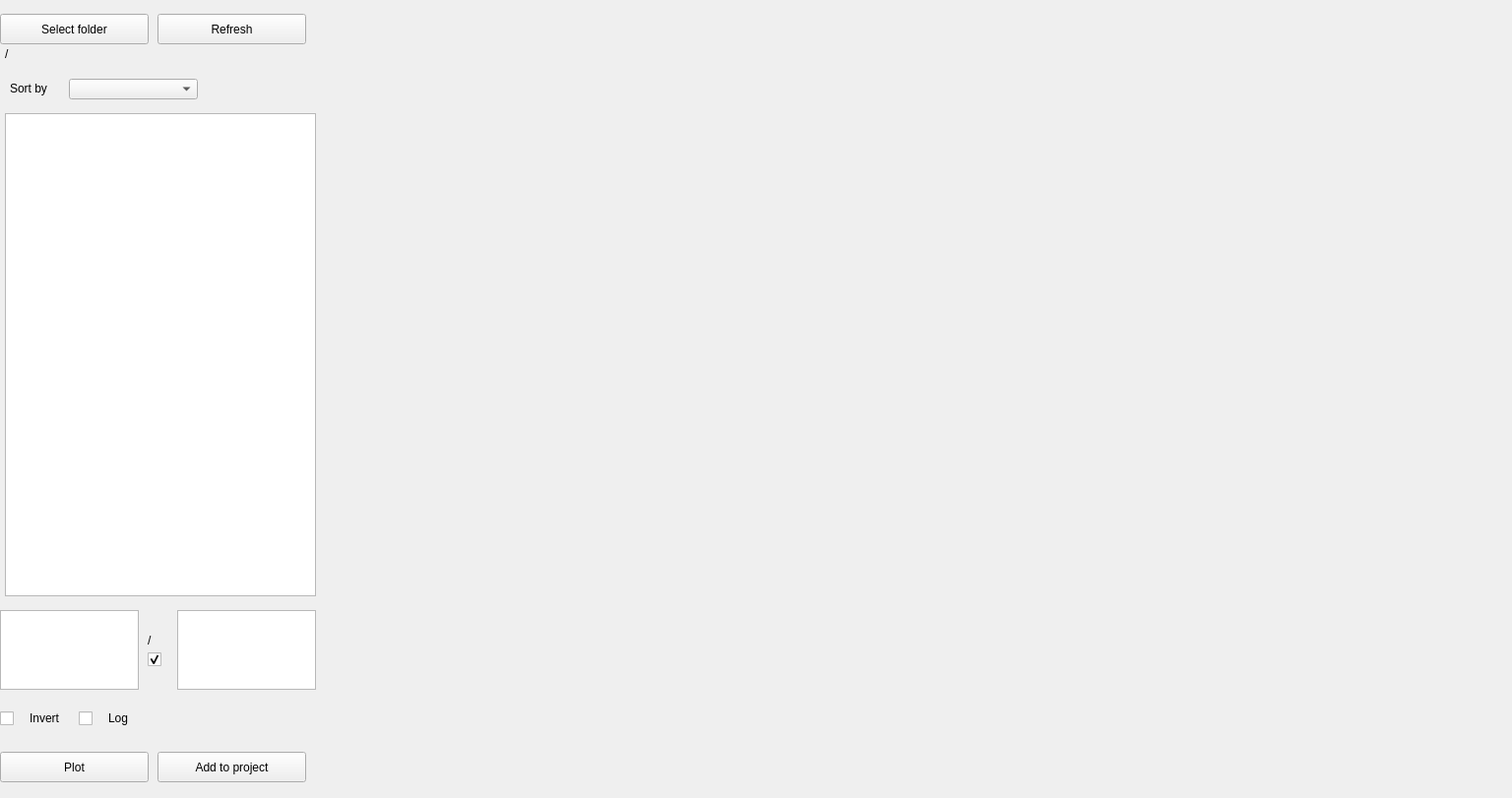
<?xml version="1.0" encoding="UTF-8"?>
<ui version="4.0">
 <class>Xview</class>
 <widget class="QMainWindow" name="Xview">
  <property name="geometry">
   <rect>
    <x>0</x>
    <y>0</y>
    <width>1536</width>
    <height>811</height>
   </rect>
  </property>
  <property name="windowTitle">
   <string>Xview</string>
  </property>
  <widget class="QWidget" name="centralwidget">
   <widget class="QWidget" name="verticalLayoutWidget">
    <property name="geometry">
     <rect>
      <x>330</x>
      <y>10</y>
      <width>1191</width>
      <height>781</height>
     </rect>
    </property>
    <layout class="QVBoxLayout" name="layout_plot_data"/>
   </widget>
   <widget class="QListWidget" name="list_data">
    <property name="geometry">
     <rect>
      <x>5</x>
      <y>115</y>
      <width>316</width>
      <height>491</height>
     </rect>
    </property>
   </widget>
   <widget class="QLabel" name="label3">
    <property name="geometry">
     <rect>
      <x>10</x>
      <y>80</y>
      <width>61</width>
      <height>20</height>
     </rect>
    </property>
    <property name="text">
     <string>Sort by</string>
    </property>
   </widget>
   <widget class="QLabel" name="label_working_folder">
    <property name="geometry">
     <rect>
      <x>5</x>
      <y>45</y>
      <width>311</width>
      <height>20</height>
     </rect>
    </property>
    <property name="text">
     <string>/</string>
    </property>
   </widget>
   <widget class="QComboBox" name="comboBox_sort_files_by">
    <property name="geometry">
     <rect>
      <x>70</x>
      <y>80</y>
      <width>131</width>
      <height>21</height>
     </rect>
    </property>
   </widget>
   <widget class="QPushButton" name="push_add_to_project">
    <property name="geometry">
     <rect>
      <x>160</x>
      <y>764</y>
      <width>151</width>
      <height>31</height>
     </rect>
    </property>
    <property name="text">
     <string>Add to project</string>
    </property>
   </widget>
   <widget class="QCheckBox" name="checkBox_inv_bin">
    <property name="geometry">
     <rect>
      <x>0</x>
      <y>720</y>
      <width>31</width>
      <height>21</height>
     </rect>
    </property>
    <property name="font">
     <font>
      <pointsize>22</pointsize>
     </font>
    </property>
    <property name="text">
     <string/>
    </property>
   </widget>
   <widget class="QCheckBox" name="checkBox_ratio">
    <property name="geometry">
     <rect>
      <x>150</x>
      <y>660</y>
      <width>31</width>
      <height>21</height>
     </rect>
    </property>
    <property name="font">
     <font>
      <pointsize>22</pointsize>
     </font>
    </property>
    <property name="text">
     <string/>
    </property>
    <property name="checked">
     <bool>true</bool>
    </property>
   </widget>
   <widget class="QCheckBox" name="checkBox_log_bin">
    <property name="geometry">
     <rect>
      <x>80</x>
      <y>720</y>
      <width>31</width>
      <height>21</height>
     </rect>
    </property>
    <property name="font">
     <font>
      <pointsize>22</pointsize>
     </font>
    </property>
    <property name="text">
     <string/>
    </property>
   </widget>
   <widget class="QPushButton" name="push_plot_data">
    <property name="geometry">
     <rect>
      <x>0</x>
      <y>764</y>
      <width>151</width>
      <height>31</height>
     </rect>
    </property>
    <property name="text">
     <string>Plot</string>
    </property>
   </widget>
   <widget class="QLabel" name="label_3">
    <property name="geometry">
     <rect>
      <x>110</x>
      <y>720</y>
      <width>36</width>
      <height>20</height>
     </rect>
    </property>
    <property name="text">
     <string>Log</string>
    </property>
   </widget>
   <widget class="QLabel" name="label_4">
    <property name="geometry">
     <rect>
      <x>150</x>
      <y>640</y>
      <width>21</width>
      <height>21</height>
     </rect>
    </property>
    <property name="text">
     <string>/</string>
    </property>
   </widget>
   <widget class="QPushButton" name="push_refresh_folder">
    <property name="geometry">
     <rect>
      <x>160</x>
      <y>14</y>
      <width>151</width>
      <height>31</height>
     </rect>
    </property>
    <property name="text">
     <string>Refresh</string>
    </property>
   </widget>
   <widget class="QPushButton" name="push_select_folder">
    <property name="geometry">
     <rect>
      <x>0</x>
      <y>14</y>
      <width>151</width>
      <height>31</height>
     </rect>
    </property>
    <property name="text">
     <string>Select folder</string>
    </property>
   </widget>
   <widget class="QListWidget" name="listWidget_data_numerator">
    <property name="geometry">
     <rect>
      <x>0</x>
      <y>620</y>
      <width>141</width>
      <height>81</height>
     </rect>
    </property>
   </widget>
   <widget class="QListWidget" name="listWidget_data_denominator">
    <property name="geometry">
     <rect>
      <x>180</x>
      <y>620</y>
      <width>141</width>
      <height>81</height>
     </rect>
    </property>
   </widget>
   <widget class="QLabel" name="label_5">
    <property name="geometry">
     <rect>
      <x>30</x>
      <y>720</y>
      <width>36</width>
      <height>20</height>
     </rect>
    </property>
    <property name="text">
     <string>Invert</string>
    </property>
   </widget>
  </widget>
  <action name="action_open_project">
   <property name="text">
    <string>&amp;Open project</string>
   </property>
  </action>
  <action name="action_save_project">
   <property name="text">
    <string>&amp;Save project</string>
   </property>
  </action>
  <action name="action_save_datasets_as_text">
   <property name="text">
    <string>Save datasets as text</string>
   </property>
  </action>
  <action name="action_exit">
   <property name="text">
    <string>&amp;Exit</string>
   </property>
  </action>
  <action name="action_merge">
   <property name="text">
    <string>Merge</string>
   </property>
  </action>
  <action name="action_rename">
   <property name="text">
    <string>Rename</string>
   </property>
  </action>
  <action name="action_remove">
   <property name="text">
    <string>Remove</string>
   </property>
  </action>
  <action name="action_combine_and_save_as_text">
   <property name="text">
    <string>Combine and save as text</string>
   </property>
  </action>
 </widget>
 <resources/>
 <connections/>
</ui>
